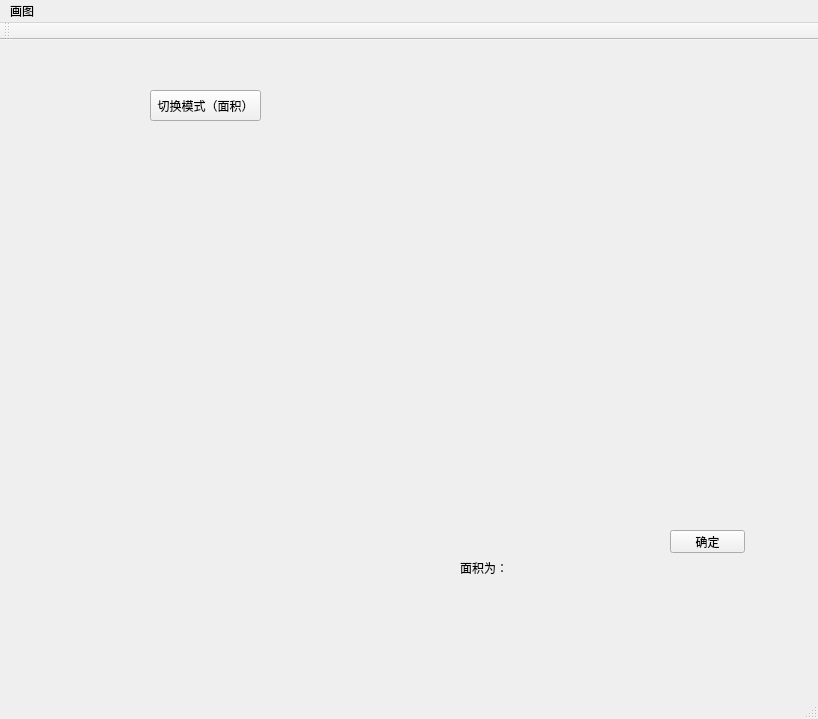
<?xml version="1.0" encoding="UTF-8"?>
<ui version="4.0">
 <class>QManu</class>
 <widget class="QMainWindow" name="QManu">
  <property name="geometry">
   <rect>
    <x>0</x>
    <y>0</y>
    <width>818</width>
    <height>719</height>
   </rect>
  </property>
  <property name="windowTitle">
   <string>QManu</string>
  </property>
  <widget class="QWidget" name="centralWidget">
   <widget class="QPushButton" name="pushButton">
    <property name="geometry">
     <rect>
      <x>670</x>
      <y>490</y>
      <width>75</width>
      <height>23</height>
     </rect>
    </property>
    <property name="styleSheet">
     <string notr="true">background-color: rgb(240, 240, 240);</string>
    </property>
    <property name="text">
     <string>确定</string>
    </property>
   </widget>
   <widget class="QLabel" name="label">
    <property name="geometry">
     <rect>
      <x>460</x>
      <y>520</y>
      <width>54</width>
      <height>16</height>
     </rect>
    </property>
    <property name="text">
     <string>面积为：</string>
    </property>
   </widget>
   <widget class="QLabel" name="valuelabel">
    <property name="geometry">
     <rect>
      <x>520</x>
      <y>520</y>
      <width>54</width>
      <height>12</height>
     </rect>
    </property>
    <property name="text">
     <string/>
    </property>
   </widget>
   <widget class="QPushButton" name="pushButton_model">
    <property name="geometry">
     <rect>
      <x>150</x>
      <y>50</y>
      <width>111</width>
      <height>31</height>
     </rect>
    </property>
    <property name="styleSheet">
     <string notr="true">background-color: rgb(240, 240, 240);</string>
    </property>
    <property name="text">
     <string>切换模式（面积）</string>
    </property>
   </widget>
  </widget>
  <widget class="QMenuBar" name="menuBar">
   <property name="geometry">
    <rect>
     <x>0</x>
     <y>0</y>
     <width>818</width>
     <height>23</height>
    </rect>
   </property>
   <widget class="QMenu" name="menu">
    <property name="title">
     <string>画图</string>
    </property>
    <addaction name="action_pain"/>
   </widget>
   <addaction name="menu"/>
  </widget>
  <widget class="QToolBar" name="mainToolBar">
   <attribute name="toolBarArea">
    <enum>TopToolBarArea</enum>
   </attribute>
   <attribute name="toolBarBreak">
    <bool>false</bool>
   </attribute>
  </widget>
  <widget class="QStatusBar" name="statusBar"/>
  <action name="action_pain">
   <property name="text">
    <string>图形模式</string>
   </property>
  </action>
 </widget>
 <layoutdefault spacing="6" margin="11"/>
 <resources/>
 <connections/>
</ui>
